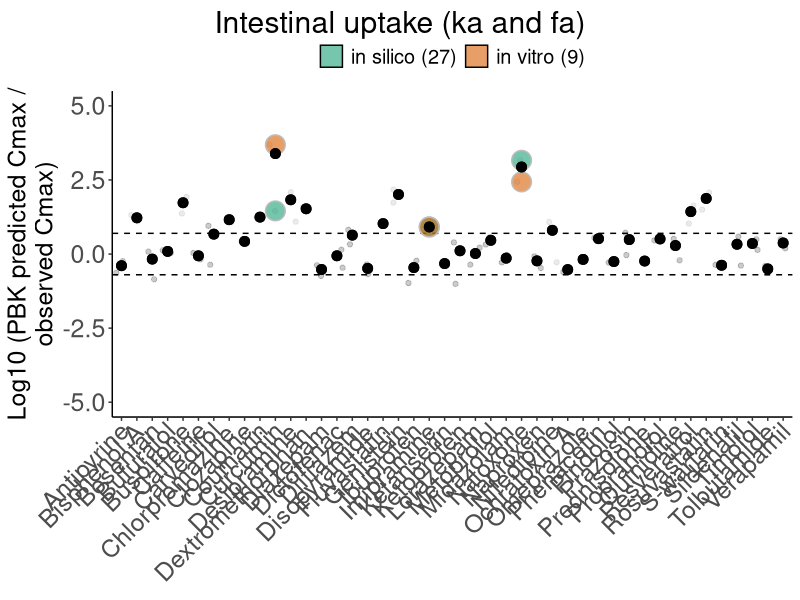

Write R code to recreate this figure.
library(tidyverse)
library(ggforce)
model_results<-read.csv("../model/results/PBKresults.csv")

#calculating per method the number of compounds for which the median predicted Cmax is within 5-fold of the observed Cmax
numberWithin<-model_results %>%
  mutate(pred.obs.ratio = Cplasmavenous/Cmax) %>%
  group_by(compound, method.KaFa) %>%
  mutate(med.pred.obs.ratio = median(pred.obs.ratio)) %>%
  mutate(color = ifelse(med.pred.obs.ratio>5,"Above 5-fold", "Within 5-fold"))%>%
  mutate(color = ifelse(med.pred.obs.ratio<0.2,"Below 5-fold", color)) %>%
  distinct(method.KaFa, compound, med.pred.obs.ratio, color) %>%
  group_by(method.KaFa,color) %>%
  tally() %>%
  filter(color == "Within 5-fold")%>%
  select(-color)

#data preparation figure (calculating the median predicted abserved ratio per compound and adding the number predicted within 5-fold)
figure_data <- model_results %>%
  mutate(pred.obs.ratio = Cplasmavenous/Cmax)   %>%
  group_by(compound) %>%
  mutate(med.pred.obs.ratio = median(pred.obs.ratio)) %>%
  mutate(color = ifelse(med.pred.obs.ratio>5,"Above 5-fold", "Within 5-fold"))%>%
  mutate(color = ifelse(med.pred.obs.ratio<0.2,"Below 5-fold", color))
  
#selection fo the compound for which the input approach results in >3-fold difference in median Cmax 
compounds_Cmax_differs_between_input <- figure_data%>%
  #calculate per input approach the median predicted Cmax
  group_by(compound, method.KaFa) %>%
  summarise(medianCmaxPerMethod = median(Cplasmavenous))%>%
  #Which input approach has the highest median Cmax and which the lowest, and deterimine the ratio
  mutate(max = max(medianCmaxPerMethod),
         min = min(medianCmaxPerMethod),
         foldDifference = max/min) %>% 
  #If the difference between the input methods is more than 3-fold the results are highlighted in the graph 
  filter(foldDifference>3) %>%
  pull(compound)

difference_between_approaches_selected <- figure_data %>%
  filter(compound %in% compounds_Cmax_differs_between_input) %>%
  left_join(., numberWithin, by = "method.KaFa") %>%
  mutate(method.KaFa = paste0(method.KaFa," ","(",n, ")"))

tiff("Figure3_KaFa_no_differences.tiff", units="in", width=15, height=5, res=150)

p <- ggplot(figure_data, 
            aes(x=compound, y=log10(pred.obs.ratio),
                color = color)) +
  geom_jitter(alpha = 0.3,  show.legend = FALSE) +
  scale_color_manual(values = c("#bdbdbd","#525252")) + 
  scale_fill_manual(values = c("#1b9e77", "#d95f02", "#7570b3")) + 
  geom_hline(yintercept=log10(5), color="black", linetype="dashed")+
  geom_hline(yintercept=log10(0.2), color="black", linetype="dashed")+
  scale_y_continuous(name = "Log10 (PBK predicted Cmax /\nobserved Cmax)",
                     limits = c(-5, 5))+
  guides(color = FALSE) +
  labs(tag = "Intestinal uptake (ka and fa)") +
  geom_mark_rect(data =difference_between_approaches_selected, aes(x=compound, y=log10(pred.obs.ratio),
                    fill = method.KaFa), alpha = 0.6, expand = -1) +
  geom_point(data = figure_data,aes(x=compound, 
                                            y=log10(med.pred.obs.ratio)), 
             color = "black", 
             shape = 19, 
             size =3) +
  theme(panel.grid.major = element_blank(), panel.grid.minor = element_blank(),
        panel.background = element_blank(), axis.line = element_line(colour = "black"),
        text = element_text(size = 18),
        plot.tag.position = "top",
        legend.position="top",
        legend.title = element_blank(),
        legend.key = element_rect(colour = NA, fill = NA),
        axis.text.x = element_text(size=18,angle = 45, vjust = 1.05, hjust=1.05),
        axis.text.y = element_text(size=18),
        axis.title.x = element_blank())
p

dev.off()

  

